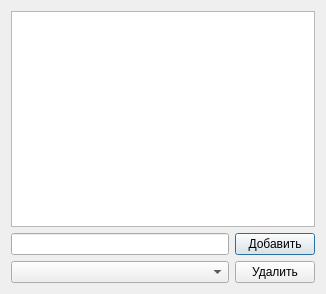
<?xml version="1.0" encoding="UTF-8"?>
<ui version="4.0">
 <class>DialogTeacher</class>
 <widget class="QDialog" name="DialogTeacher">
  <property name="geometry">
   <rect>
    <x>0</x>
    <y>0</y>
    <width>326</width>
    <height>294</height>
   </rect>
  </property>
  <property name="windowTitle">
   <string>Добавление учителей</string>
  </property>
  <property name="windowIcon">
   <iconset>
    <normaloff>media/icon0.png</normaloff>media/icon0.png</iconset>
  </property>
  <layout class="QGridLayout" name="gridLayout">
   <item row="0" column="0" colspan="2">
    <widget class="QListWidget" name="listView"/>
   </item>
   <item row="1" column="0">
    <widget class="QLineEdit" name="lineEdit">
     <property name="text">
      <string/>
     </property>
    </widget>
   </item>
   <item row="1" column="1">
    <widget class="QPushButton" name="pushAdd">
     <property name="text">
      <string>Добавить</string>
     </property>
    </widget>
   </item>
   <item row="2" column="0">
    <widget class="QComboBox" name="comboBox"/>
   </item>
   <item row="2" column="1">
    <widget class="QPushButton" name="pushRemove">
     <property name="text">
      <string>Удалить</string>
     </property>
    </widget>
   </item>
  </layout>
 </widget>
 <resources/>
 <connections/>
</ui>
